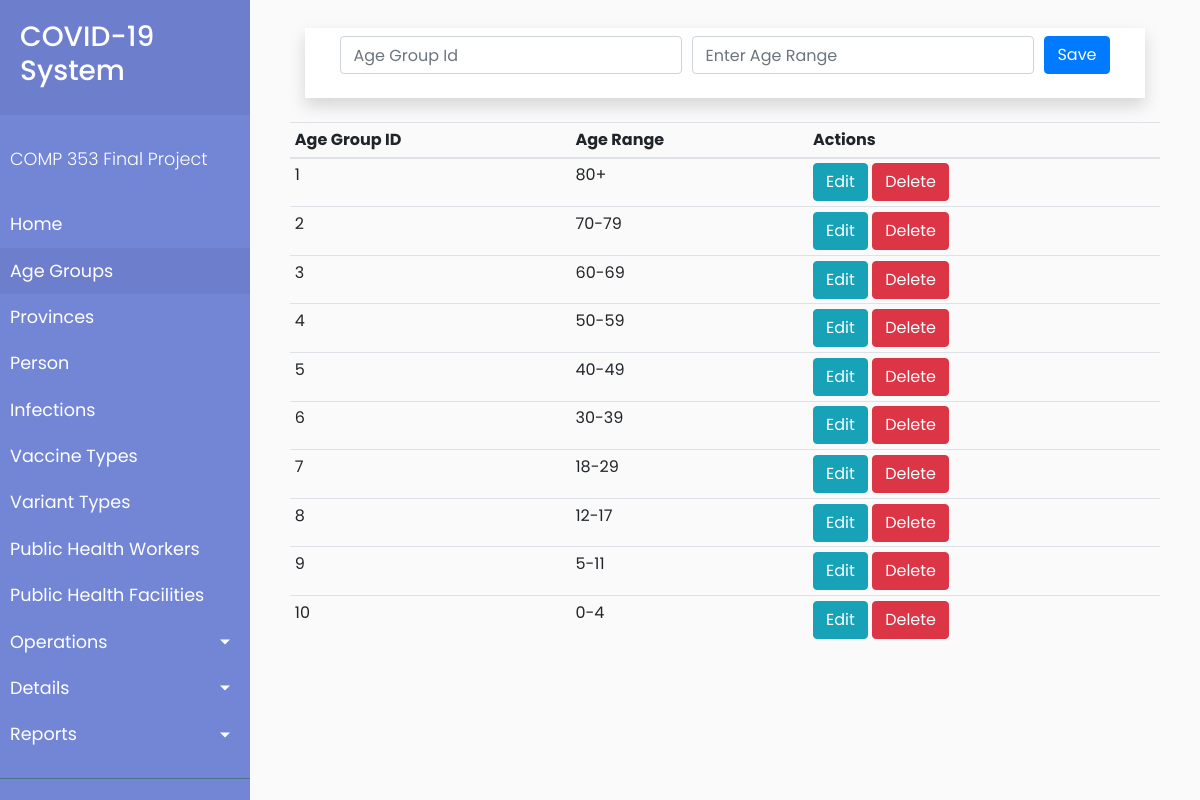
Before: /client/ageGroup.php with the older database file.
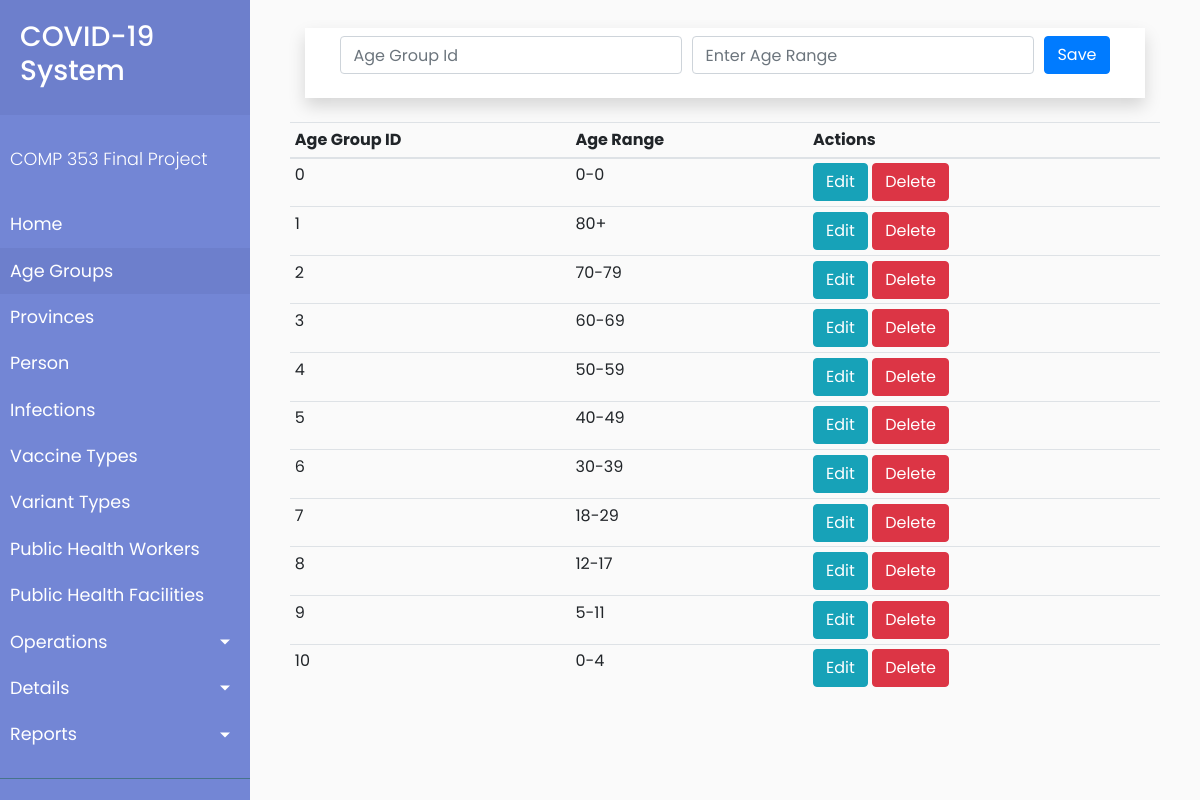
After: the same page with the newer database file.
### tables this page shows
CREATE TABLE AgeGroup (
  ageGroupID INT,
  ageRange VARCHAR(20),
  PRIMARY KEY (ageGroupID)
);

### client/processAgeGroup.php (called while the page is built, shortened)
<?php
$ageGroupID = '';
$ageRange = '';
$update = false;

### client/ageGroup.php (the view, shortened to what this page needs)
<?php
    $currentPage = 'Age Group';
    include('common/header.php');
?>
        <div id="content">
            <?php require_once 'processAgeGroup.php'; ?>
            <div class="container">
                <div class="container mt-2 mb-4 p-2 shadow bg-white">
                    <div class="row justify-content-center">
                        <form action="processAgeGroup.php" method="POST">
                            <div class="form-row justify-center">
                                <div class="col-auto form-group">
                                    <input type="number" name="ageGroupID" class="form-control" value="<?php echo $ageGroupID; ?>" placeholder="Age Group Id">
                                </div>
                                <div class="col-auto form-group">
                                    <input type="text" name="ageRange" class="form-control" value="<?php echo $ageRange; ?>" placeholder="Enter Age Range">
                                </div>
                                <div class="col-auto form-group">
                                    <?php
                                    if ($update == true) :
                                    ?>
                                        <button type="submit" name="update" class="btn btn-info">Update</button>
                                    <?php else : ?>
                                        <button type="submit" name="save" class="btn btn-primary">Save</button>
                                    <?php endif; ?>
                                </div>
                        </form>
                    </div>
                </div>
            </div>
            <?php
            $mysqli = new mysqli('c353.c9ohujn2mpyl.us-east-1.rds.amazonaws.com', 'admin', 'hello123', 'PROJECT') or die(mysqli_error($mysqli));
            $result = $mysqli->query("SELECT * FROM AgeGroup") or die($mysqli->error);
            ?>
            <div class="row justify-content-center">
                <table class="table table-sm">
                    <thead>
                        <tr>
                            <th>Age Group ID</th>
                            <th>Age Range</th>
                            <th colspan=2>Actions</th>
                        </tr>
                    </thead>
                    <?php
                    while ($row = $result->fetch_assoc()) : ?>
                        <tr>
                            <td><?php echo $row['ageGroupID']; ?></td>
                            <td><?php echo $row['ageRange']; ?></td>
                            <td>
                                <a href="ageGroup.php?edit=<?php echo $row['ageGroupID']; ?>" class="btn btn-info"> Edit </a>
                                <a href="processAgeGroup.php?delete=<?php echo $row['ageGroupID']; ?>" class="btn btn-danger"> Delete </a>
                            </td>
                        </tr>
                    <?php endwhile; ?>
                </table>
            </div>
            </div>
        </div>
<?php
    include('common/footer.php');
?>

### client/common/header.php (shortened to what this page needs)
<!doctype html>
<html lang="en">
<head>
    <link rel="stylesheet" href="https://stackpath.bootstrapcdn.com/bootstrap/4.4.1/css/bootstrap.min.css">
    <link rel="stylesheet" href="index.css">
     <link rel="stylesheet" href="https://cdnjs.cloudflare.com/ajax/libs/malihu-custom-scrollbar-plugin/3.1.5/jquery.mCustomScrollbar.min.css">
</head>
<body>
    <div class="wrapper">
        <nav id="sidebar">
            <div class="sidebar-header">
                <h3> COVID-19 System</h3>
            </div>
            <ul class="list-unstyled components">
                <p>COMP 353 Final Project</p>
                <li class="<?php echo $currentPage == 'Home' ? 'active': ''?>">
                    <a href="index.php">Home</a>
                </li>
                <li class="<?php echo $currentPage == 'Age Group' ? 'active': ''?>">
                    <a href="ageGroup.php">Age Groups</a>
                </li>
                <li class="<?php echo $currentPage == 'Provinces' ? 'active': ''?>">
                    <a href="provinces.php">Provinces</a>
                </li>
                <li class="<?php echo $currentPage == 'Person' ? 'active': ''?>">
                    <a href="person.php">Person</a>
                </li>
                <li>
                    <a href="#">Infections</a>
                </li>
                <li>
                    <a href="#">Vaccine Types</a>
                </li>
                <li>
                    <a href="#">Variant Types</a>
                </li>
                <li>
                    <a href="#">Public Health Workers</a>
                </li>
                <li>
                    <a href="#">Public Health Facilities</a>
                </li>
                <li>
                    <a href="#pageSubmenuOp" data-toggle="collapse" aria-expanded="false" class="dropdown-toggle">Operations</a>
                </li>
                <li>
                    <a href="#pageSubmenuDetails" data-toggle="collapse" aria-expanded="false" class="dropdown-toggle">Details</a>
                </li>
                <li>
                    <a href="#pageSubmenuReports" data-toggle="collapse" aria-expanded="false" class="dropdown-toggle">Reports</a>
                </li>
            </ul>
        </nav>

### client/common/footer.php (shortened to what this page needs)
</body>

### client/index.css (style rules this page uses)
body { font-family: "Poppins", sans-serif; background: #fafafa; }
p { font-family: "Poppins", sans-serif; font-size: 1.1em; font-weight: 300; line-height: 1.7em; color: #999; }
a, a:hover, a:focus { color: inherit; text-decoration: none; transition: all 0.3s; }
.wrapper { display: flex; width: 100%; }
#sidebar { width: 250px; position: fixed; top: 0; left: 0; height: 100vh; z-index: 999; background: #7386d5; color: #fff; transition: all 0.3s; }
#sidebar .sidebar-header { padding: 20px; background: #6d7fcc; }
#sidebar ul.components { padding: 20px 0; border-bottom: 1px solid #47748b; }
#sidebar ul p { color: #fff; padding: 10px; }
#sidebar ul li a { padding: 10px; font-size: 1.1em; display: block; }
#sidebar ul li.active > a, a[aria-expanded="true"] { color: #fff; background: #6d7fcc; }
a[data-toggle="collapse"] { position: relative; }
.dropdown-toggle::after { display: block; position: absolute; top: 50%; right: 20px; transform: translateY(-50%); }
#content { width: calc(100% - 250px); padding: 20px 40px 40px 40px; min-height: 100vh; transition: all 0.3s; position: absolute; top: 0; right: 0; }

Changed rows visible on the page:
added agegroup: ageGroupID "0", ageRange "0-0"
